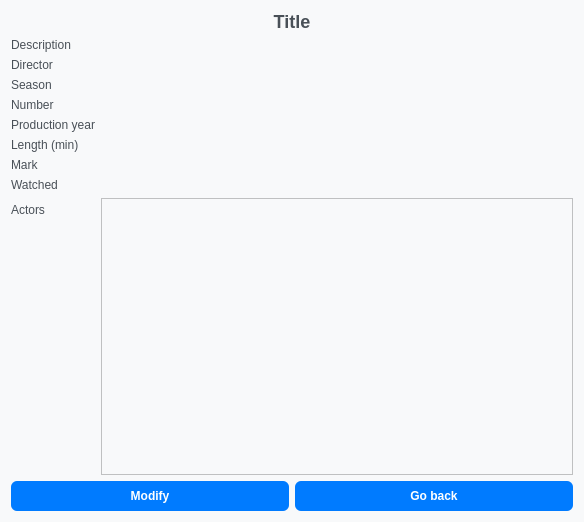
<?xml version="1.0" encoding="UTF-8"?>
<ui version="4.0">
 <class>EpisodeViewWidget</class>
 <widget class="QWidget" name="EpisodeViewWidget">
  <property name="geometry">
   <rect>
    <x>0</x>
    <y>0</y>
    <width>584</width>
    <height>522</height>
   </rect>
  </property>
  <property name="windowTitle">
   <string>Form</string>
  </property>
  <property name="styleSheet">
   <string notr="true">QWidget {
    background-color: #f8f9fa;
    font-family: 'Segoe UI', Arial, sans-serif;
}

QGroupBox {
    font-weight: bold;
    border: 2px solid #dee2e6;
    border-radius: 8px;
    margin-top: 1ex;
    padding-top: 10px;
    background-color: white;
}

QGroupBox::title {
    subcontrol-origin: margin;
    left: 10px;
    padding: 0 5px 0 5px;
    color: #495057;
}

QPushButton {
    background-color: #007bff;
    color: white;
    border: none;
    padding: 8px 16px;
    border-radius: 6px;
    font-weight: bold;
    min-width: 80px;
}

QPushButton:hover {
    background-color: #0056b3;
}

QPushButton:pressed {
    background-color: #004085;
}

QPushButton:disabled {
    background-color: #6c757d;
    color: #adb5bd;
}

QLineEdit {
    border: 2px solid #ced4da;
    border-radius: 6px;
    padding: 8px 12px;
    background-color: white;
    selection-background-color: #007bff;
}

QLineEdit:focus {
    border-color: #007bff;
    outline: none;
}

QComboBox {
    border: 2px solid #ced4da;
    border-radius: 6px;
    padding: 8px 12px;
    background-color: white;
    min-width: 120px;
}

QComboBox:focus {
    border-color: #007bff;
}

QComboBox::drop-down {
    subcontrol-origin: padding;
    subcontrol-position: top right;
    width: 20px;
    border-left-width: 1px;
    border-left-color: #ced4da;
    border-left-style: solid;
    border-top-right-radius: 6px;
    border-bottom-right-radius: 6px;
}

QComboBox::down-arrow {
    image: url(:/icons/arrow-down.png);
    width: 12px;
    height: 12px;
}

QRadioButton {
    spacing: 8px;
    color: #495057;
    font-weight: normal;
}

QRadioButton::indicator {
    width: 18px;
    height: 18px;
}

QRadioButton::indicator:unchecked {
    border: 2px solid #ced4da;
    border-radius: 9px;
    background-color: white;
}

QRadioButton::indicator:checked {
    border: 2px solid #007bff;
    border-radius: 9px;
    background-color: #007bff;
}

QRadioButton::indicator:checked:hover {
    background-color: #0056b3;
    border-color: #0056b3;
}

QLabel {
    color: #495057;
    font-weight: normal;
}</string>
  </property>
  <layout class="QVBoxLayout" name="verticalLayout">
   <item>
    <widget class="QLabel" name="titleLabel">
     <property name="styleSheet">
      <string notr="true">font-weight: bold; font-size: 18px</string>
     </property>
     <property name="text">
      <string>Title</string>
     </property>
     <property name="alignment">
      <set>Qt::AlignmentFlag::AlignCenter</set>
     </property>
    </widget>
   </item>
   <item>
    <widget class="QLabel" name="descriptionLabel">
     <property name="text">
      <string>Description</string>
     </property>
    </widget>
   </item>
   <item>
    <layout class="QFormLayout" name="formLayout">
     <item row="0" column="0">
      <widget class="QLabel" name="directorLabel">
       <property name="text">
        <string>Director</string>
       </property>
      </widget>
     </item>
     <item row="1" column="0">
      <widget class="QLabel" name="seasonLabel">
       <property name="text">
        <string>Season</string>
       </property>
      </widget>
     </item>
     <item row="2" column="0">
      <widget class="QLabel" name="numberLabel">
       <property name="text">
        <string>Number</string>
       </property>
      </widget>
     </item>
     <item row="3" column="0">
      <widget class="QLabel" name="productionYearLabel">
       <property name="text">
        <string>Production year</string>
       </property>
      </widget>
     </item>
     <item row="4" column="0">
      <widget class="QLabel" name="lengthLabel">
       <property name="text">
        <string>Length (min)</string>
       </property>
      </widget>
     </item>
     <item row="5" column="0">
      <widget class="QLabel" name="markLabel">
       <property name="text">
        <string>Mark</string>
       </property>
      </widget>
     </item>
     <item row="6" column="0">
      <widget class="QLabel" name="watchedLabel">
       <property name="text">
        <string>Watched</string>
       </property>
      </widget>
     </item>
     <item row="7" column="0">
      <widget class="QLabel" name="actorLabel">
       <property name="text">
        <string>Actors</string>
       </property>
      </widget>
     </item>
     <item row="0" column="1">
      <widget class="QLabel" name="directorValueLabel">
       <property name="text">
        <string/>
       </property>
      </widget>
     </item>
     <item row="1" column="1">
      <widget class="QLabel" name="seasonValueLabel">
       <property name="text">
        <string/>
       </property>
      </widget>
     </item>
     <item row="2" column="1">
      <widget class="QLabel" name="numberValueLabel">
       <property name="text">
        <string/>
       </property>
      </widget>
     </item>
     <item row="3" column="1">
      <widget class="QLabel" name="productionYearValueLabel">
       <property name="text">
        <string/>
       </property>
      </widget>
     </item>
     <item row="4" column="1">
      <widget class="QLabel" name="lengthValueLabel">
       <property name="text">
        <string/>
       </property>
      </widget>
     </item>
     <item row="5" column="1">
      <widget class="QLabel" name="markValueLabel">
       <property name="text">
        <string/>
       </property>
      </widget>
     </item>
     <item row="6" column="1">
      <widget class="QLabel" name="watchedValueLabel">
       <property name="text">
        <string/>
       </property>
      </widget>
     </item>
     <item row="7" column="1">
      <widget class="QListWidget" name="actorList"/>
     </item>
    </layout>
   </item>
   <item>
    <layout class="QHBoxLayout" name="horizontalLayout">
     <item>
      <widget class="QPushButton" name="modifyEpisodeButton">
       <property name="text">
        <string>Modify</string>
       </property>
      </widget>
     </item>
     <item>
      <widget class="QPushButton" name="goBackButton">
       <property name="text">
        <string>Go back</string>
       </property>
      </widget>
     </item>
    </layout>
   </item>
  </layout>
 </widget>
 <resources/>
 <connections/>
</ui>
